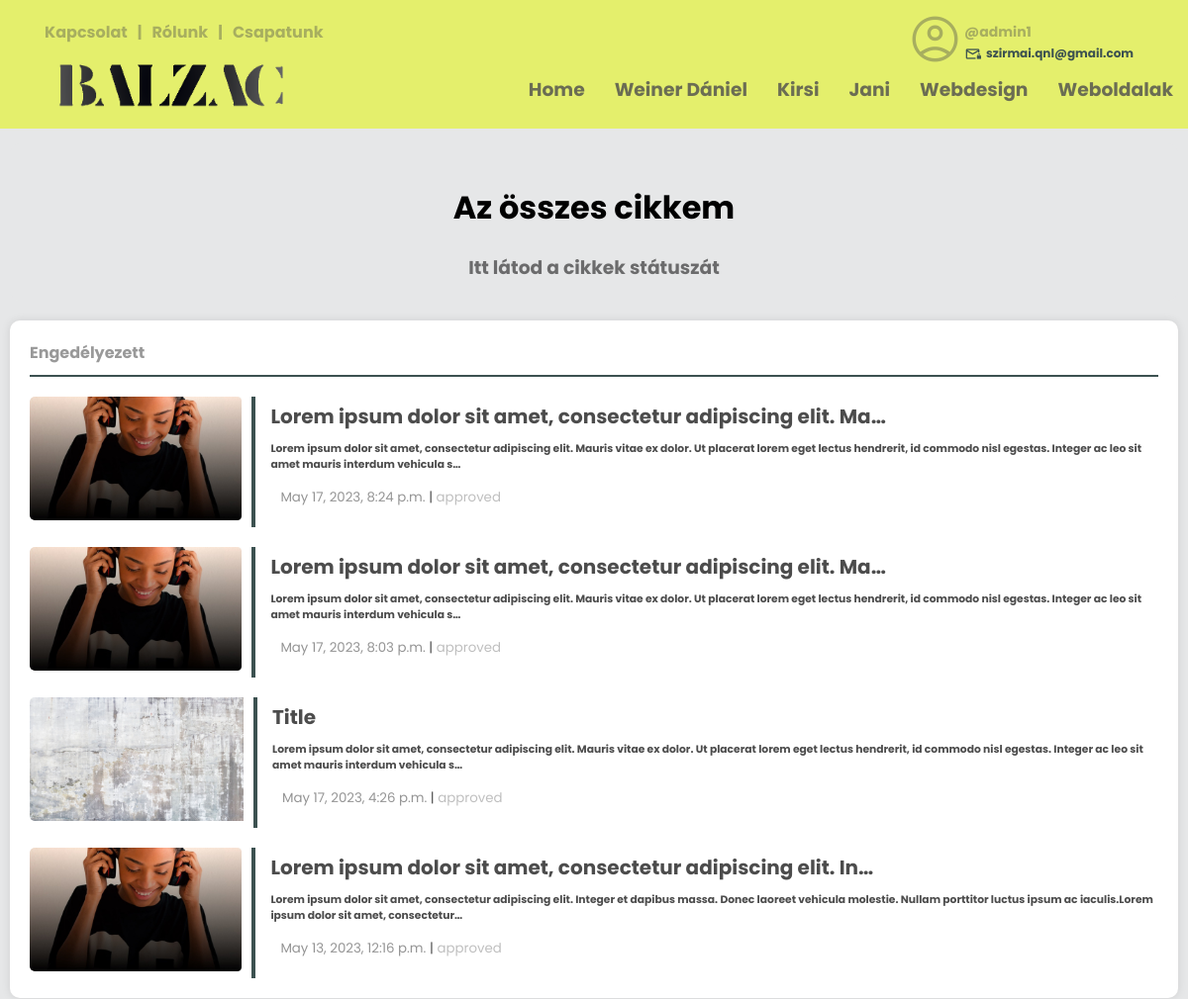
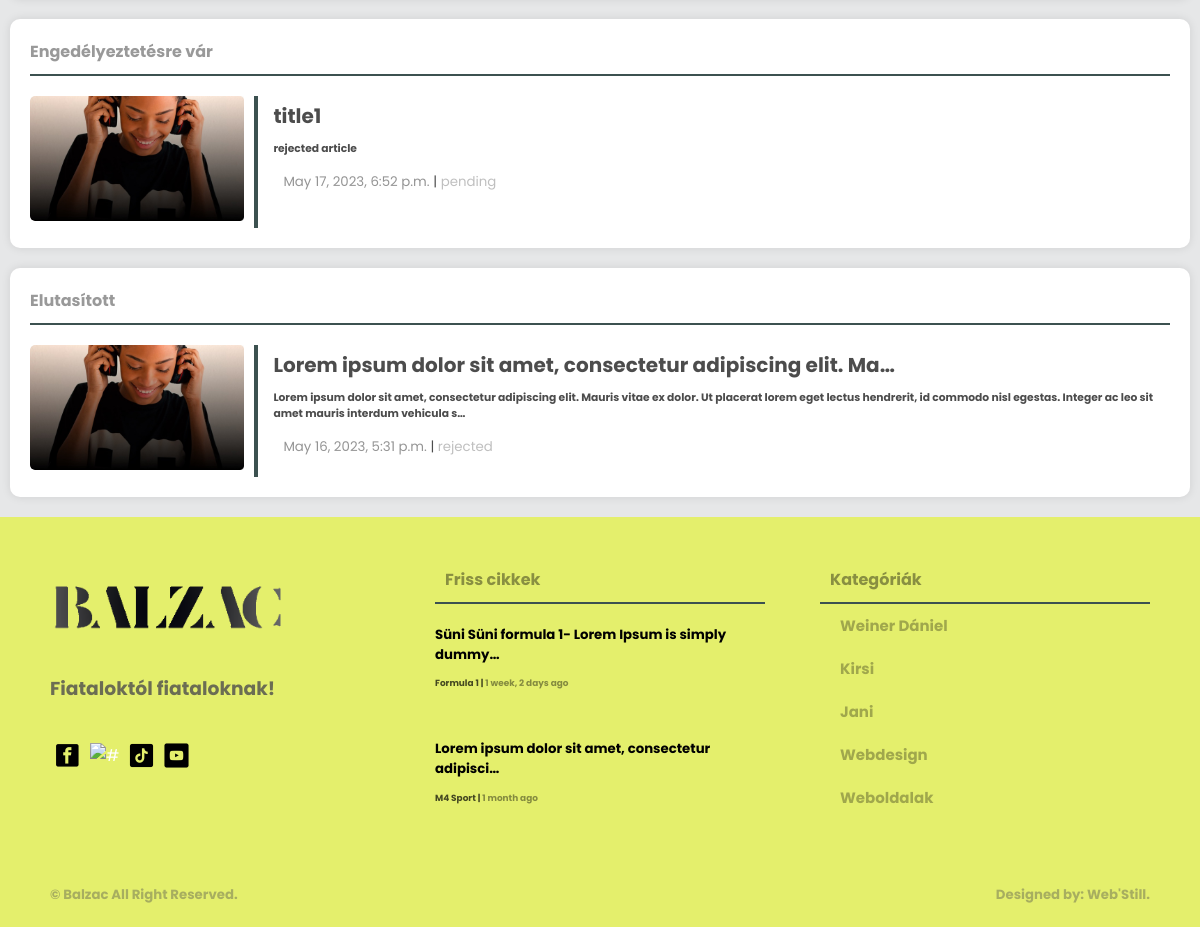
The page /auth/all-articles/ (signed in) on the database its author committed (2 pictures, top to bottom).
### creationboard/models.py (models this page shows, shortened)
class Category(models.Model):
    user = models.ForeignKey(User, null=True, on_delete=models.CASCADE)
    name = models.CharField(max_length=200)
    class Meta:
        ordering = ['-id']

class Article(models.Model):
    user = models.ForeignKey(User, on_delete=models.CASCADE)
    title = models.CharField(max_length=200)
    created = models.DateTimeField(auto_now_add=True, null=True)
    updated = models.DateTimeField(auto_now=True, null=True)
    articletype = models.CharField(null=False, blank=False, max_length=100)
    body = RichTextUploadingField(max_length=1000000) #ez itt lehetne RichTextUploadingField is
    indeximg = models.ImageField(upload_to="images/", default="images/home9.jpg")
    category = models.CharField(max_length=100, null=False, blank=False)
    status = models.CharField(max_length=10, choices=STATUS_CHOICES, default='pending')
    class Meta:
        ordering = ['-created']

### loginsystem/models.py (models this page shows, shortened)
class ArticleUser(models.Model):
    STATUS_CHOICES = (
        ('pending', 'Pending'),
        ('approved', 'Approved'),
        ('rejected', 'Rejected'),
    )
    user = models.ForeignKey(User, on_delete=models.CASCADE)
    created = models.DateTimeField(auto_now_add=True, null=True)
    updated = models.DateTimeField(auto_now=True, null=True)
    body = RichTextUploadingField(max_length=1000000, null=True)
    indeximg = models.ImageField(upload_to="images/", default="images/home9.jpg")
    category = models.CharField(max_length=100, null=True, blank=False)
    title = models.CharField(max_length=200, null=True)
    status = models.CharField(max_length=10, choices=STATUS_CHOICES, default='pending')
    class Meta:
        ordering = ['created']

### loginsystem/views.py (the view)
# urls.py: path('all-articles/', views.allUserArticles, name="all-articles"),
def allUserArticles(request):
    footarticle = models.Article.objects.all()[0:2]
    navcategory = models.Category.objects.all()[0:5]
    approved = request.user.articleuser_set.filter(status='approved').order_by('-created')
    pending = request.user.articleuser_set.filter(status='pending').order_by('-created')
    rejected = request.user.articleuser_set.filter(status='rejected').order_by('-created')
    context = {'approved': approved, 'category2': navcategory, 'article4': footarticle, 'pending': pending, 'rejected': rejected}
    return render(request, 'log/all-articles.html', context)

### templates/log/all-articles.html (shortened to what this page needs)
{% load static %}
<!DOCTYPE html>
<html>
<head>
	<link rel="stylesheet" type="text/css" href="{% static 'main/style.css' %}">
</head>
<body>
	{% if approved or pending or rejected%}
	{% include 'main/navbar.html' %}
			<main>
				<div class="wrapper">
					<div class="row">
						<div class="card-04 backg">
							<h1 align="center">Az összes cikkem</h1>
							<h3 align="center">Itt látod a cikkek státuszát</h3>
						</div>
					</div>
					<div class="row">
						{% if approved %}
						<div class="card-04 topic-big-screen">
							<div class="box-title mb-3 pb-0">
								<h4 class="txt-black mb-0 m-0">Engedélyezett<h4>
							</div>
							{% for articleuser in approved%}
							<div class="article-with-pic-1">
								<div class="article-pic">
									<a href="{% url 'user-article' articleuser.title %}">
									<img src="{{ articleuser.indeximg.url }}" alt="" />
									</a>
								</div>
								<div class="pic-with-articles">
									<a href="{% url 'user-article' articleuser.title %}">
										<h5>{{ articleuser.title|truncatechars:60 }}</h5>
										<h6>{{ articleuser.body|truncatechars:200|safe }}</h6>
									</a>
									<small><span style="color: black;">{{ articleuser.created }}</span>  |  <span><a href="#">{{ articleuser.status }}</a></span></small>
								</div>
							</div>
							{% endfor %}
						</div>
						{% endif %}
					</div>
                    <div class="row">
						{% if pending %}
						<div class="card-04 topic-big-screen">
							<div class="box-title mb-3 pb-0">
								<h4 class="txt-black mb-0 m-0">Engedélyeztetésre vár<h4>
							</div>
							{% for articleuser in pending %}
							<div class="article-with-pic-1">
								<div class="article-pic">
									<a href="{% url 'user-article' articleuser.title %}">
									<img src="{{ articleuser.indeximg.url }}" alt="" />
									</a>
								</div>
								<div class="pic-with-articles">
									<a href="{% url 'user-article' articleuser.title %}">
										<h5>{{ articleuser.title|truncatechars:60 }}</h5>
										<h6>{{ articleuser.body|truncatechars:200|safe }}</h6>
									</a>
									<small><span style="color: black;">{{ articleuser.created }}</span>  |  <span><a href="#">{{ articleuser.status }}</a></span></small>
								</div>
							</div>
							{% endfor %}
						</div>
						{% endif %}
					</div>
                    <div class="row">
						{% if rejected %}
						<div class="card-04 topic-big-screen">
							<div class="box-title mb-3 pb-0">
								<h4 class="txt-black mb-0 m-0">Elutasított<h4>
							</div>
							{% for articleuser in rejected %}
							<div class="article-with-pic-1">
								<div class="article-pic">
									<a href="{% url 'user-article' articleuser.title %}">
									<img src="{{ articleuser.indeximg.url }}" alt="" />
									</a>
								</div>
								<div class="pic-with-articles">
									<a href="{% url 'user-article' articleuser.title %}">
										<h5>{{ articleuser.title|truncatechars:60 }}</h5>
										<h6>{{ articleuser.body|truncatechars:200|safe }}</h6>
									</a>
									<small><span style="color: black;">{{ articleuser.created }}</span>  |  <span><a href="#">{{ articleuser.status }}</a></span></small>
								</div>
							</div>
							{% endfor %}
						</div>
						{% endif %}
					</div>
			</main>
			{% include 'main/footer.html' %}
	{% endif %}
</body>
</html>

### templates/main/navbar.html (shortened to what this page needs)
{% load static %}
<div class="screen-big">
<nav>
    <div class="nav-one nav-flex">
        <div class="left flex">
            <ul class="top-header mt-0">
                <li><a href="{% url 'contact-us' %}"><h4>Kapcsolat</h4></a></li>
                <li><h4>|</h4></li>
                <li><a href="{% url 'about-us' %}"><h4>Rólunk</h4></a></li>
                <li><h4>|</h4></li>
                <li><a href="{% url 'team-index' %}"><h4>Csapatunk</h4></a></li>
            </ul>
        </div>
        <div class="right flex">
                <ul class="top-header">
                    {% if request.user.is_authenticated %}
                    <li>
                        <div class="header-profile-pic">
                            <div class="pic">
                                <span class="material-symbols-outlined">account_circle</span>
                            </div>
                            <div class="header-profile-info">
                                <h4><a href="{% url 'profile-page' request.user.username %}">@{{ request.user }}</a></h4>
                                <h6><a href=""><span class="material-symbols-outlined">mail_lock</span>{{ request.user.email }}</a></h6>
                            </div>
                        </div>
                    </li>
                    {% endif %}
                </ul>
        </div>
    </div>
    <div class="nav-two nav-flex">
        <div class="left flex">
            <ul>
                <a href="{% url 'index' %}"><li><img src="{% static 'main/pics/logo.png' %}" class="logo-img" alt="#" /></li>
            </ul>
        </div>
        <div class="right">
            <div class="social media">
                <ul>
                    <li><a href="{% url 'index' %}"><h3>Home</h3></a></li>
                    {% for category in category2 %}
                        <li><a href="{% url 'article-page' category.name %}"><h3>{{ category.name }}</h3></a></li>
                    {% endfor %}
                </ul>
            </div>
        </div>
    </div>
</nav>
</div>

### templates/main/footer.html
{% load static %}
<footer>
    <div class="footer">
        <div class="footer-cols footer-firts">
            <div class="col-01">
                <ul class="pd-0">
                    <a href="{% url 'index' %}"><li><img src="{% static 'main/pics/logo.png' %}" class="logo-img" alt="#" /></li>
                </ul>
                <h3>Fiataloktól fiataloknak!</h3>
                <ul class="foot-icon-margin pd-0">
                    <a href="https://www.facebook.com/profile.php?id=100090612766620" target="blank"><li><img src="{% static 'main/pics/facebook.png' %}" class="icon-img" alt="#" target="blank" /></a></li>
                    <a href="https://www.instagram.com/balzacponthu/" target="blank"><li><img src="{% static 'main/pics/instagram.png' %}" class="icon-img" alt="#" /></li></a>
                    <a href="https://www.tiktok.com/@balzac.ujsag" target="blank"><li><img src="{% static 'main/pics/tiktok.png' %}" class="icon-img" alt="#" /></li></a>
                    <a href="https://www.youtube.com/@balzacujsag" target="blank"><li><img src="{% static 'main/pics/youtube.png' %}" class="icon-img" alt="#" /></li></a>
                </ul>
            </div>
            <div class="col-02">
                <div class="box-title">
                    <h4 class="txt-black">Friss cikkek<h4>
                </div>
                {% for article in article4 %}
                <ul class="pd-0">
                    <li><a href="{% url 'article' article.id %}" class="footer-article-text">
                        <h5 class="mt-1 mb-1">{{ article.title|truncatechars:49 }}</h5>
                        <h6 class="m-0">{{ article.body|truncatechars:30|safe }}</h6>
                        <small class="black"><span><a href="{% url 'article-page' article.category %}" class="black">{{ article.category }} </a></span>  |  <span><a class="black"> {{ article.created|timesince }} ago</a></span></small>
                    </a></li>
                </ul>
                {% endfor %}
            </div>
            <div class="col-03">
                <div class="box-title">
                    <h4 class="txt-black">Kategóriák<h4>
                </div>
                <div class="box-categories">
                    <ul>
                        {% for category in category2 %}
                        <li><a href="{% url 'article-page' category.name %}" class="txt-black">{{ category.name }}</a></li>
                        {% endfor %}
                    </ul>
                </div>
            </div>
        </div>
        <div class="footer-second">
            <div>
                <h5><a href="#"> &copy; Balzac</a> All Right Reserved.<h5>
            </div>
            <div>
                <h5><a href="">Designed by: Web'Still.</a><h5>
            </div>
        </div>
    </div>
</footer>

### rows shown on the page
Category: name "Weiner Dániel"
Category: name "Kirsi"
Category: name "Jani"
Category: name "Webdesign"
Category: name "Weboldalak"
ArticleUser: indeximg (picture), title "Lorem ipsum dolor sit amet, consectetur adipiscing elit. Ma…", body "Lorem ipsum dolor sit amet, consectetur adipiscing elit. Mauris vitae ex dolor. Ut placerat lorem eget lectus hendrerit, id commodo nisl egestas. Integer ac leo sit amet mauris interdum vehicula s…", created "May 17, 2023, 8:24 p.m.", status "approved"
ArticleUser: indeximg (picture), title "Lorem ipsum dolor sit amet, consectetur adipiscing elit. Ma…", body "Lorem ipsum dolor sit amet, consectetur adipiscing elit. Mauris vitae ex dolor. Ut placerat lorem eget lectus hendrerit, id commodo nisl egestas. Integer ac leo sit amet mauris interdum vehicula s…", created "May 17, 2023, 8:03 p.m.", status "approved"
ArticleUser: indeximg (picture), title "Title", body "Lorem ipsum dolor sit amet, consectetur adipiscing elit. Mauris vitae ex dolor. Ut placerat lorem eget lectus hendrerit, id commodo nisl egestas. Integer ac leo sit amet mauris interdum vehicula s…", created "May 17, 2023, 4:26 p.m.", status "approved"
ArticleUser: indeximg (picture), title "Lorem ipsum dolor sit amet, consectetur adipiscing elit. In…", body "Lorem ipsum dolor sit amet, consectetur adipiscing elit. Integer et dapibus massa. Donec laoreet vehicula molestie. Nullam porttitor luctus ipsum ac iaculis.Lorem ipsum dolor sit amet, consectetur…", created "May 13, 2023, 12:16 p.m.", status "approved"
ArticleUser: indeximg (picture), title "title1", body "rejected article", created "May 17, 2023, 6:52 p.m.", status "pending"
ArticleUser: indeximg (picture), title "Lorem ipsum dolor sit amet, consectetur adipiscing elit. Ma…", body "Lorem ipsum dolor sit amet, consectetur adipiscing elit. Mauris vitae ex dolor. Ut placerat lorem eget lectus hendrerit, id commodo nisl egestas. Integer ac leo sit amet mauris interdum vehicula s…", created "May 16, 2023, 5:31 p.m.", status "rejected"
Article: title "Süni Süni formula 1- Lorem Ipsum is simply dummy…", category "Formula 1", created "1 week, 2 days"
Article: title "Lorem ipsum dolor sit amet, consectetur adipisci…", category "M4 Sport", created "1 month"

### other values the page prints
{{ request.user }} "admin1"
{{ request.user.email }} "szirmai.qnl@gmail.com"
